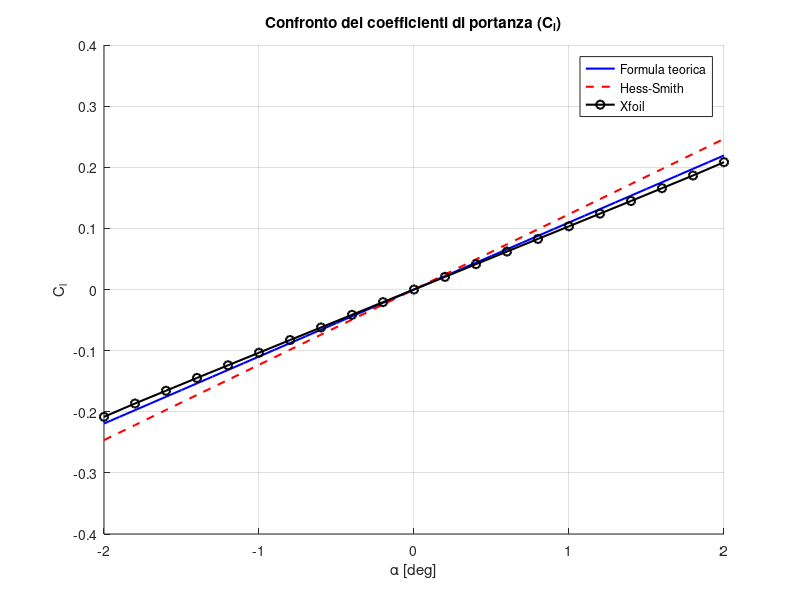

Here is the MATLAB script that generated this plot:
% Definizione del vettore di angoli di attacco alpha
clc
clear
close all
alpha_deg = -2:0.1:2; % Vettore da -2° a 2° con passo 0.1
alpha_rad = deg2rad(alpha_deg); % Conversione in radianti

% Calcolo dei coefficienti di portanza Cl con la formula teorica
Cl_theoretical = 2 * pi * alpha_rad; % Formula teorica per un profilo sottile

% Dati Cl da Hess-Smith
alpha_HS = -2:0.2:2; % Vettore di alpha per Hess-Smith
CLHS = [-0.2464 -0.2218 -0.1971 -0.1725 -0.1479 -0.1232 -0.0986  -0.0739 ...
        -0.0493 -0.0246 0.000 0.0246 0.0493 0.0739 0.0986 0.1232 0.1479 ...
         0.1725 0.1971 0.2218 0.2464]; 

% Dati Cl da Xfoil
CLXfoil = [-0.2083, -0.1865, -0.1656, -0.1447, -0.1240, -0.1034, -0.0827, ...
           -0.0621, -0.0414, -0.0207, 0.0000, 0.0207, 0.0415, 0.0621, ...
            0.0828, 0.1034, 0.1241, 0.1448, 0.1657, 0.1865, 0.2083];

% Grafico
figure;
hold on;

% Plot della formula teorica
plot(alpha_deg, Cl_theoretical, 'b-', 'LineWidth', 1.5, 'DisplayName', 'Formula teorica');

% Plot dei dati di Hess-Smith
plot(alpha_HS, CLHS, 'r--', 'LineWidth', 1.5, 'DisplayName', 'Hess-Smith');

% Plot dei dati di Xfoil
plot(alpha_HS, CLXfoil, 'k-o', 'LineWidth', 1.5, 'DisplayName', 'Xfoil');

% Personalizzazione del grafico
grid on;
xlabel('\alpha [deg]');
ylabel('C_l');
title('Confronto dei coefficienti di portanza (C_l)');
legend('Location', 'best');
hold off;


